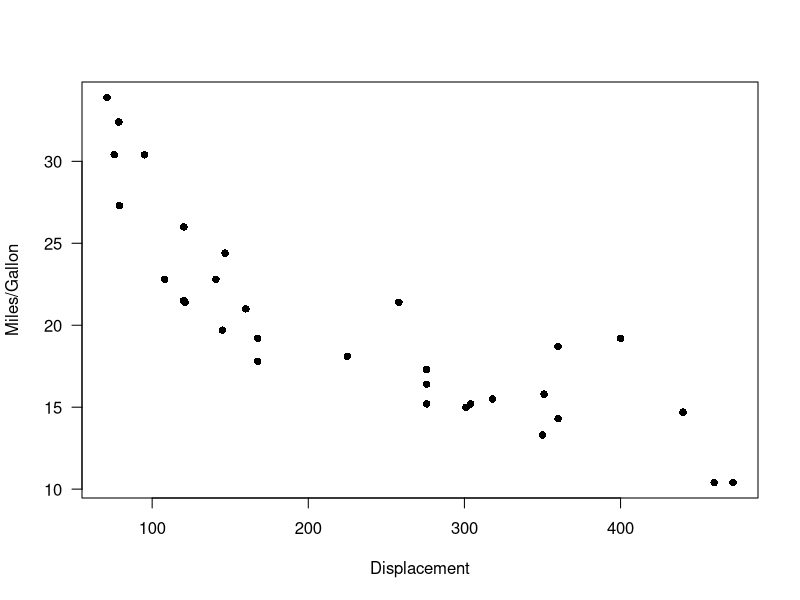
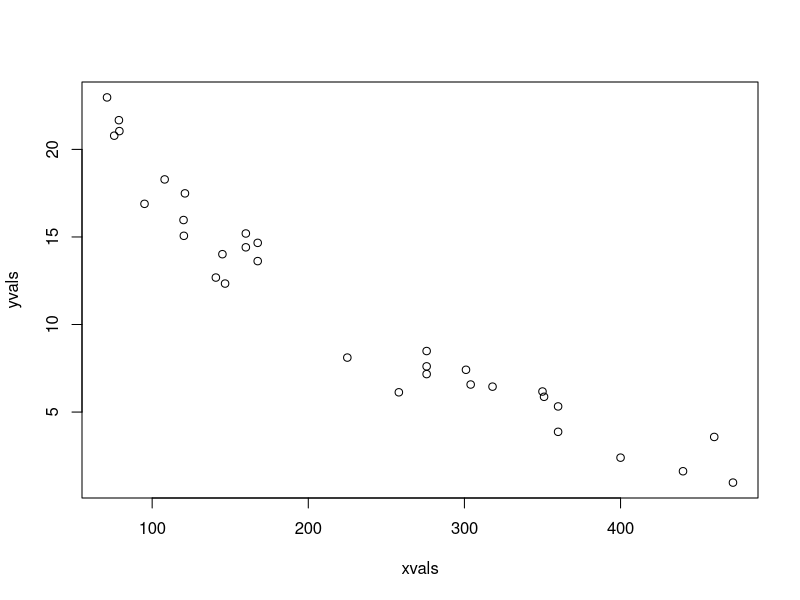
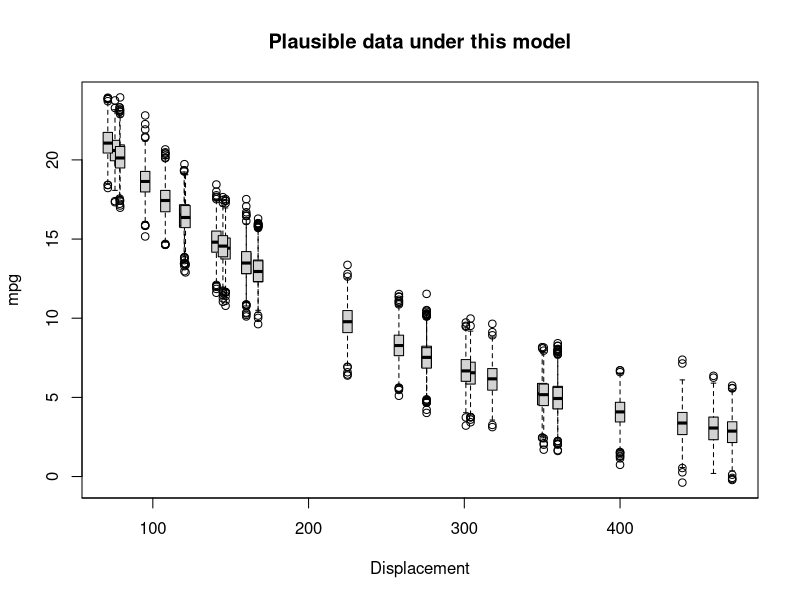
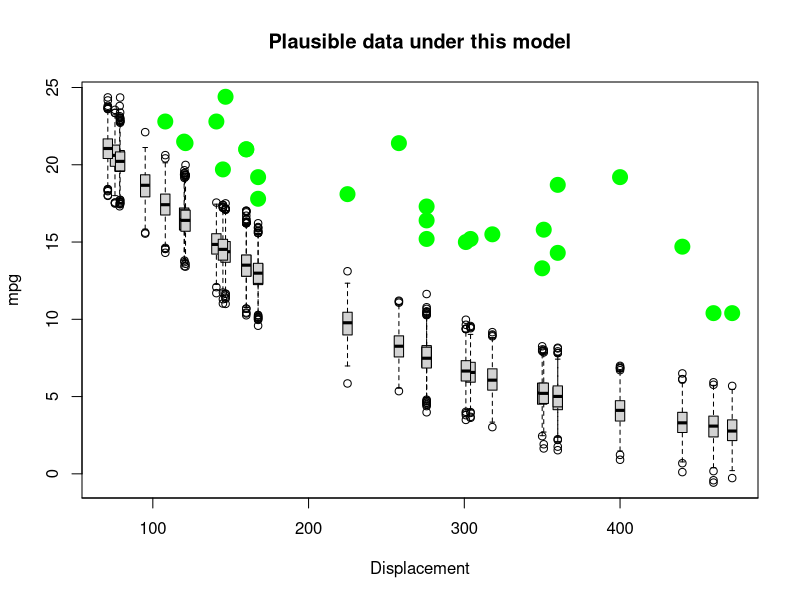
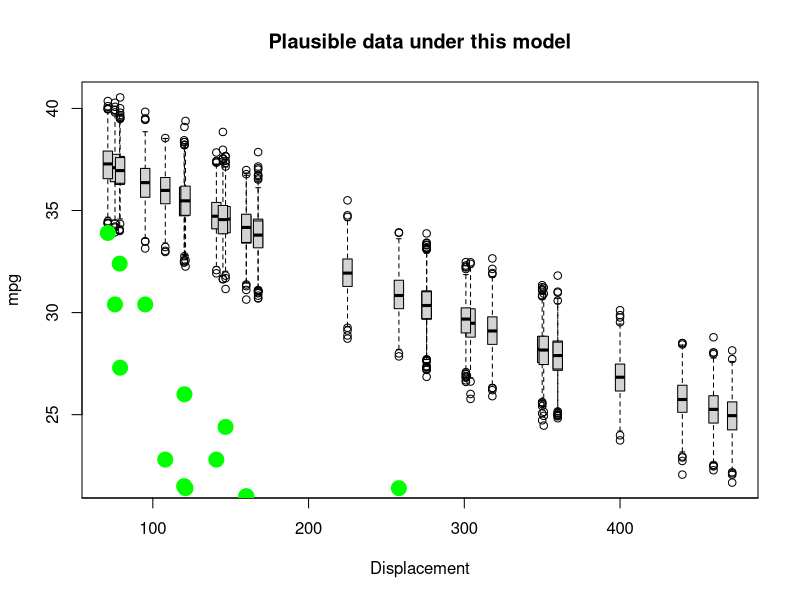
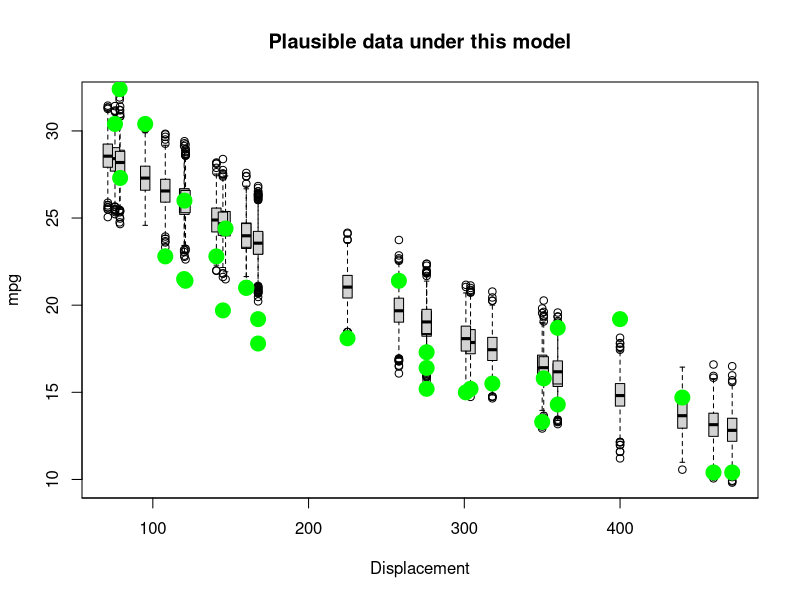
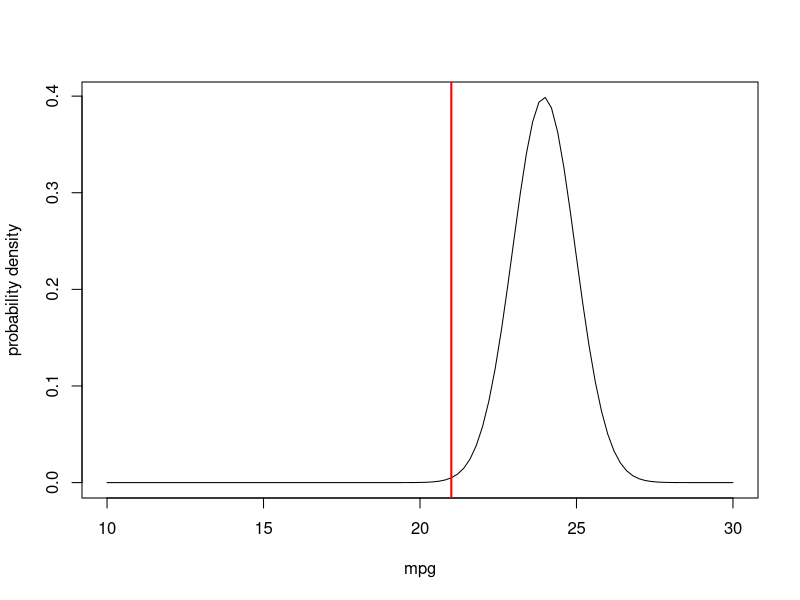
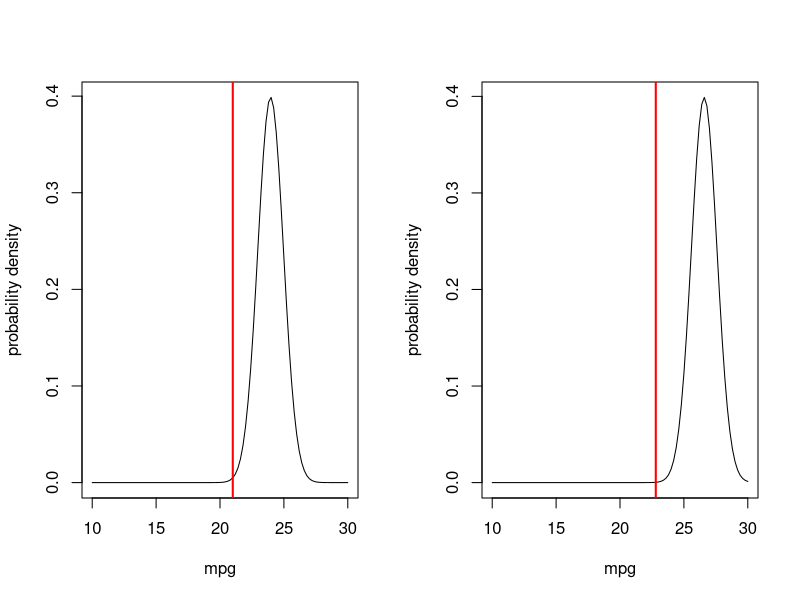

Source code (R) for these figures, in order:
## ---- chunk 1
knitr::opts_chunk$set(echo = TRUE, cache = TRUE)
## ---- chunk 2
data(mtcars)

plot(mpg~disp, data = mtcars, las = 1, pch = 16, xlab = "Displacement", ylab = "Miles/Gallon")



## ---- chunk 3

Deterministic_component <- function(xvals,a,b){
  yexp <- a*exp(b*xvals)        # deterministic exponential decay
  return(yexp)
}

DataGenerator_exp <- function(xvals,params){
  yexp <- Deterministic_component(xvals,params$a,params$b)  # get signal
  yvals <- rnorm(length(yexp),yexp,sqrt(params$c))     # add noise
  return(yvals)
}

## ---- chunk 4

xvals=mtcars$disp    # xvals same as data (this is a "fixed effect", so there is no random component here- we can't really "sample" x values)
params <- list()  
params$a=30
params$b=-0.005   # = 1/200
params$c=1

yvals <- DataGenerator_exp(xvals,params)

plot(yvals~xvals)


## ---- chunk 5

PlotRangeOfPlausibleData <- function(xvals,params,reps){ 
  samplesize <- length(xvals)
  results <- array(0,dim=c(samplesize,reps))   # storage array for results
  for(i in 1:reps){
    yvals <- DataGenerator_exp(xvals,params)
    results[,i] <- yvals
  }
      # now make a boxplot of the results
  boxplot(lapply(1:nrow(results), function(i) results[i,]),at=xvals, xaxt="n",main="Plausible data under this model",ylab="mpg",xlab="Displacement",boxwex=6)
  cleanseq <- (seq(0,max(round(xvals/100)),length=(max(round(xvals/100)))+1))*100
  axis(1,at=cleanseq,labels = cleanseq)    # label the x axis properly
  
}

## ---- chunk 6
reps <- 1000    # number of replicate datasets to generate

PlotRangeOfPlausibleData(xvals,params,reps)

## ---- chunk 7
real_yvals <- mtcars$mpg
PlotRangeOfPlausibleData(xvals,params,reps)
points(xvals,real_yvals,pch=20,cex=3,col="green")
## ---- chunk 8
params$a=40       # was 30
params$b=-0.001   # was 0.005

    
PlotRangeOfPlausibleData(xvals,params,reps)
points(xvals,real_yvals,pch=20,cex=3,col="green")    # overlay the real data

## ---- chunk 9
params$a=33       # was 40
params$b=-0.002   # was 0.001

    
PlotRangeOfPlausibleData(xvals,params,reps)
points(xvals,real_yvals,pch=20,cex=3,col="green")    # overlay the real data
## ---- chunk 10

obs.data <- mtcars[1,c("mpg","disp")]
obs.data

## ---- chunk 11
############
# "best fit" parameters from above
############

params$a=33       # was 40
params$b=-0.002   # was 0.001
params$c=1

params

expected_val <- Deterministic_component(obs.data$disp,params$a,params$b)
expected_val

## ---- chunk 12
mean = expected_val   # 23.96
stdev = sqrt(params$c)

curve(dnorm(x,mean,stdev),10,30,xlab="mpg",ylab="probability density")   # probability density
abline(v=obs.data$mpg,col="red",lwd=2)

## ---- chunk 13
likelihood = dnorm(obs.data$mpg,mean,stdev)
likelihood
## ---- chunk 14

obs.data <- mtcars[c(1,3),c("mpg","disp")]
obs.data

par(mfrow=c(1,2))  # set up graphics!

for(i in 1:nrow(obs.data)){
  curve(dnorm(x,Deterministic_component(obs.data$disp[i],params$a,params$b),sqrt(params$c)),10,30,xlab="mpg",ylab="probability density")   # probability density
  abline(v=obs.data$mpg[i],col="red",lwd=2)
}

## ---- chunk 15
Likelihood <- dnorm(obs.data$mpg[1],Deterministic_component(obs.data$disp[1],params$a,params$b),sqrt(params$c)) *
              dnorm(obs.data$mpg[2],Deterministic_component(obs.data$disp[2],params$a,params$b),sqrt(params$c))  
Likelihood
## ---- chunk 16
obs.data <- mtcars[c(1,3,4,5),c("mpg","disp")]
obs.data

par(mfrow=c(2,2))  # set up graphics!

for(i in 1:nrow(obs.data)){
  curve(dnorm(x,Deterministic_component(obs.data$disp[i],params$a,params$b),sqrt(params$c)),10,30,xlab="mpg",ylab="probability density")   # probability density
  abline(v=obs.data$mpg[i],col="red",lwd=2)
}

## ---- chunk 17
Likelihood <- 1     # initialize the likelihood
for(i in 1:nrow(obs.data)){
  Likelihood <- Likelihood * dnorm(obs.data$mpg[i],Deterministic_component(obs.data$disp[i],params$a,params$b),sqrt(params$c))
}
Likelihood
## ---- chunk 18

Likelihood <- prod(dnorm(obs.data$mpg,Deterministic_component(obs.data$disp,params$a,params$b),sqrt(params$c)))
Likelihood
## ---- chunk 19
full.data <- mtcars[,c("mpg","disp")]
Likelihood <- prod(dnorm(full.data$mpg,Deterministic_component(full.data$disp,params$a,params$b),sqrt(params$c)))
Likelihood
## ---- chunk 20
Log.Likelihood <- sum(dnorm(full.data$mpg,Deterministic_component(full.data$disp,params$a,params$b),sqrt(params$c),log=TRUE)) 
Log.Likelihood  
exp(Log.Likelihood)   # we can convert back to likelihood if we want...
## ---- chunk 21
LogLikFunction <- function(params,df,yvar,xvar){
  LogLik <- sum(dnorm(df[,yvar],Deterministic_component(df[,xvar],params['a'],params['b']),sqrt(params['c']),log=TRUE))
  return(LogLik)
}
LogLikFunction(unlist(params),df=mtcars,yvar="mpg",xvar="disp")
## ---- chunk 22
MLE <- optim(fn=LogLikFunction,par=unlist(params),df=mtcars,yvar="mpg",xvar="disp",control=list(fnscale=-1))  # note, the control param is set so that "optim" maximizes rather than minimizes the Log-likelihood. 
## ---- chunk 23
MLE$par
## ---- chunk 24
MLE$value
## ---- chunk 25
bestParams <- as.list(MLE$par)

xvals=mtcars$disp
yvals <- mtcars$mpg
PlotRangeOfPlausibleData(xvals,bestParams,1000)
points(xvals,yvals,pch=20,cex=3,col="green")

## ---- chunk 26

upperval <- -1/1000
lowerval <- -1/200
allvals <- seq(lowerval,upperval,length=1000)
likelihood_slice <- numeric(1000)   # set up storage vector! 
newParams <- bestParams 
for(i in c(1:length(allvals))){
  newParams$b <- allvals[i]
  likelihood_slice[i] <- exp(LogLikFunction(unlist(newParams),mtcars,"mpg","disp"))    # get the data likelihood across slice of parameter space
}

plot(allvals,likelihood_slice,type="l",main="Likelihood Slice",xlab="Parameter Slice for \'b\'",ylab="Likelihood")

## ---- chunk 27
upperval <- -1/1000
lowerval <- -1/200
allvals <- seq(lowerval,upperval,length=1000)
loglikelihood_slice <- numeric(1000)   # set up storage vector! 
newParams <- bestParams 
for(i in c(1:length(allvals))){
  newParams$b <- allvals[i]
  loglikelihood_slice[i] <- LogLikFunction(unlist(newParams),mtcars,"mpg","disp")    # get the data likelihood across slice of parameter space
}

plot(allvals,loglikelihood_slice,type="l",main="Log Likelihood Slice",xlab="Parameter Slice for \'b\'",ylab="Log-Likelihood")
## ---- chunk 28
upperval <- -1/550
lowerval <- -1/350
allvals <- seq(lowerval,upperval,length=1000)
loglikelihood_slice <- numeric(1000)   # set up storage vector! 
newParams <- bestParams 
for(i in c(1:length(allvals))){
  newParams$b <- allvals[i]
  loglikelihood_slice[i] <- LogLikFunction(unlist(newParams),mtcars,"mpg","disp")    # get the data likelihood across slice of parameter space
}

plot(allvals,loglikelihood_slice,type="l",main="Log Likelihood Slice",xlab="Parameter Slice for \'b\'",ylab="Log-Likelihood")
## ---- chunk 29
bestVal <- bestParams$b
bestVal



plot(allvals,loglikelihood_slice,type="l",main="Log Likelihood Slice",xlab="Parameter Slice for \'b\'",ylab="Log-Likelihood")
abline(v=bestVal,lwd=3,col="blue")
abline(h=(MLE$value-2))

## ---- chunk 30

reasonable_parameter_values <- allvals[loglikelihood_slice>=(MLE$value-2)]
min(reasonable_parameter_values)
max(reasonable_parameter_values)
plot(allvals,loglikelihood_slice,type="l",main="Log Likelihood slice",xlab="Parameter Slice for \'b\'",ylab="Log-Likelihood")
abline(v=bestVal,lwd=3,col="blue")
abline(h=(MLE$value-2),lty=2)
abline(v=min(reasonable_parameter_values),lwd=1,col="blue")
abline(v=max(reasonable_parameter_values),lwd=1,col="blue")
## ---- chunk 31

upperval_b <- -1/800
lowerval_b <- -1/300

upperval_a <- 50
lowerval_a <- 5

allvals_a <- seq(lowerval_a,upperval_a,length=500)
allvals_b <- seq(lowerval_b,upperval_b,length=500)

loglikelihood_surface <- matrix(0,nrow=500,ncol=500)   # set up storage matrix! 

newParams <- bestParams 
for(i in 1:length(allvals_a)){  # loop through possible a params
  newParams$a <- allvals_a[i]
  for(j in 1:length(allvals_b)){    # loop through possible b params
    newParams$b <- allvals_b[j]
    loglikelihood_surface[i,j] <- LogLikFunction(unlist(newParams),mtcars,"mpg","disp")    # get the data likelihood across slice of parameter space
  }
}

image(x=allvals_b,y=allvals_a,z=loglikelihood_surface,zlim=c(-100,-75),col=topo.colors(12))

## ---- chunk 32
conf95 <- qchisq(0.95,2)/2
image(x=allvals_a,y=allvals_b,z=loglikelihood_surface,zlim=c(-100,-75),col=topo.colors(12))
contour(x=allvals_a,y=allvals_b,z=loglikelihood_surface,levels=(MLE$value-conf95),add=TRUE,lwd=3,col=gray(0.3))

## ---- chunk 33
              ### A parameter
profile_A <- apply(loglikelihood_surface,1,max)
reasonable_parameter_values_A <- allvals_a[profile_A >=(MLE$value-conf95)]
min(reasonable_parameter_values_A)
max(reasonable_parameter_values_A)
plot(allvals_a,profile_A,type="l",main="Log Likelihood profile",xlab="Parameter Slice for \'a\'",ylab="Log-Likelihood")
abline(v=MLE$par["a"],lwd=3,col="blue")
abline(v=min(reasonable_parameter_values_A),lwd=1,col="blue")
abline(v=max(reasonable_parameter_values_A),lwd=1,col="blue")

## ---- chunk 34
profile_B <- apply(loglikelihood_surface,2,max)
reasonable_parameter_values_B <- allvals_b[profile_B >=(MLE$value-conf95)]
min(reasonable_parameter_values_B)
max(reasonable_parameter_values_B)
plot(allvals_b,profile_B,type="l",main="Log Likelihood profile",xlab="Parameter Slice for \'b\'",ylab="Log-Likelihood")
abline(v=MLE$par["b"],lwd=3,col="blue")
abline(v=min(reasonable_parameter_values_B),lwd=1,col="blue")
abline(v=max(reasonable_parameter_values_B),lwd=1,col="blue")
## ---- chunk 35

par(mfrow=c(1,2))
reasonable_parameter_values <- allvals[loglikelihood_slice>=(MLE$value-2)]
#min(reasonable_parameter_values)
#max(reasonable_parameter_values)
plot(allvals,loglikelihood_slice,type="l",main="Log Likelihood slice",xlab="Parameter Slice for \'b\'",ylab="Log-Likelihood",xlim=c(-0.0035,-0.0013))
abline(v=bestVal,lwd=3,col="blue")
abline(h=(MLE$value-2),lty=2)
abline(v=min(reasonable_parameter_values),lwd=1,col="blue")
abline(v=max(reasonable_parameter_values),lwd=1,col="blue")


profile_B <- apply(loglikelihood_surface,2,max)
reasonable_parameter_values_B <- allvals_b[profile_B >=(MLE$value-2)]
#min(reasonable_parameter_values_B)
#max(reasonable_parameter_values_B)
plot(allvals_b,profile_B,type="l",main="Log Likelihood profile",xlab="Parameter Slice for \'b\'",ylab="Log-Likelihood",xlim=c(-0.0035,-0.0013))
abline(v=MLE$par["b"],lwd=3,col="blue")
abline(h=(MLE$value-2),lty=2)
abline(v=min(reasonable_parameter_values_B),lwd=1,col="blue")
abline(v=max(reasonable_parameter_values_B),lwd=1,col="blue")
